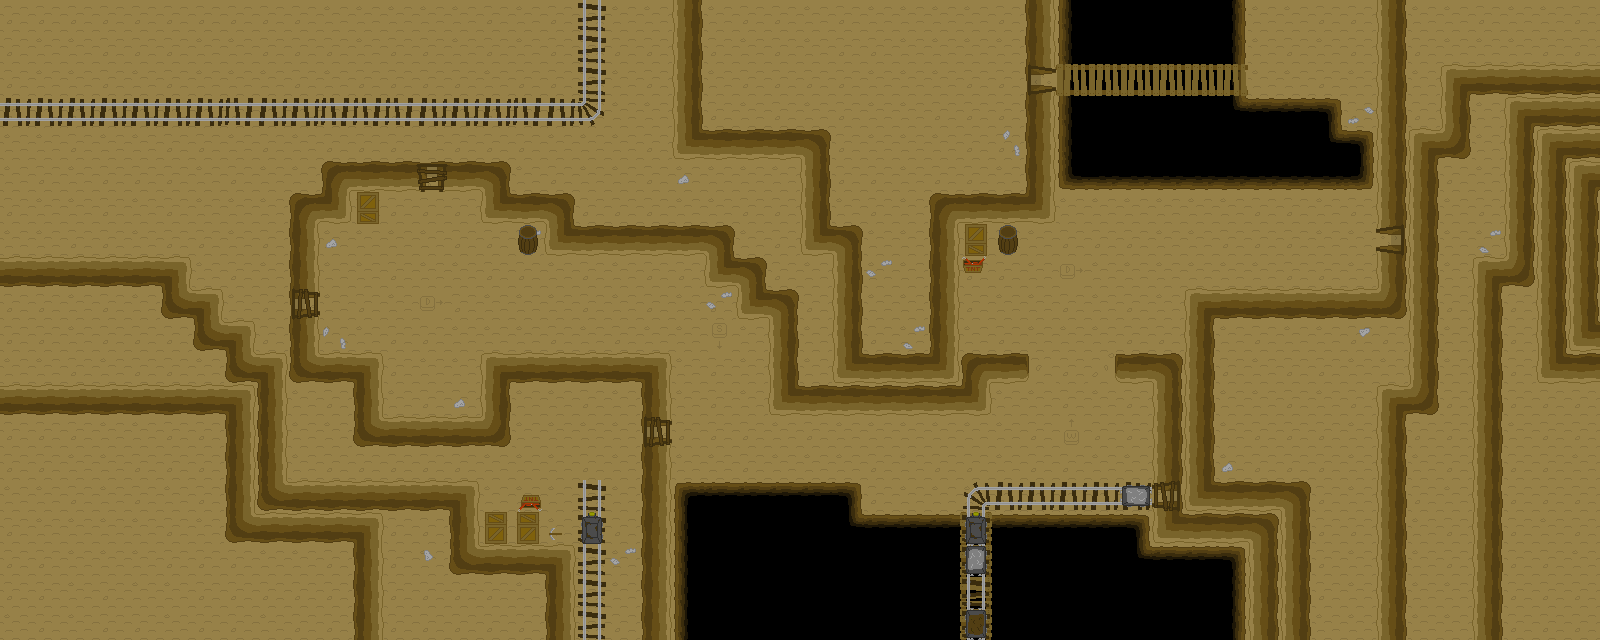

This is a level from a 2D game, rendered from its Tiled map with the project's own tilesets. A one-line summary and the map file follow, with tile-layer data summarised:
An orthogonal 50x20 tile map with 32x32 px tiles, 5 tile layers (floor, doors, Decorations 1, Decorations 2, ...), 1 hidden layer not drawn, 2 tilesets and 3 objects (tutorial_02, character, barrel).

<map version="1.0" orientation="orthogonal" renderorder="right-down" width="50" height="20" tilewidth="32" tileheight="32" nextobjectid="12">
 <tileset firstgid="1" source="tileset_dusty_v02.tsx" />
 <tileset firstgid="41" source="tileset_mining_v01.tsx" />
 <layer name="floor" width="50" height="20">
  <data>[1000 cells, 1000 non-empty, 15 distinct tile ids]</data>
 </layer>
 <objectgroup name="doors" visible="0">
  <object id="2" name="door" type="tutorial_02" x="1408.05" y="224.125" width="15.4167" height="31.75">
   <properties>
    <property name="target_x" type="int" value="736" />
    <property name="target_y" type="int" value="192" />
   </properties>
  </object>
 </objectgroup>
 <layer name="doors" width="50" height="20">
  <data>[1000 cells, 1 non-empty, 1 distinct tile ids]</data>
 </layer>
 <layer name="Decorations 1" width="50" height="20">
  <data>[1000 cells, 32 non-empty, 7 distinct tile ids]</data>
 </layer>
 <layer name="Decorations 2" width="50" height="20">
  <data>[1000 cells, 47 non-empty, 10 distinct tile ids]</data>
 </layer>
 <layer name="Decorations 3" width="50" height="20">
  <data>[1000 cells, 3 non-empty, 3 distinct tile ids]</data>
 </layer>
 <layer name="walls" width="50" height="20" visible="0">
  <properties>
   <property name="collidable" type="bool" value="true" />
  </properties>
  <data>[1000 cells, 119 non-empty, 1 distinct tile ids]</data>
 </layer>
 <objectgroup name="character" visible="0">
  <object id="1" name="character" x="384" y="288" visible="0" />
 </objectgroup>
 <objectgroup name="objects">
  <object id="10" name="barrel" x="520" y="240" />
 </objectgroup>
</map>
